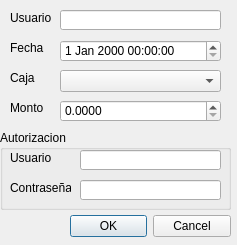
<?xml version="1.0" encoding="UTF-8"?>
<ui version="4.0">
 <class>frmApertura</class>
 <widget class="QDialog" name="frmApertura">
  <property name="windowModality">
   <enum>Qt::ApplicationModal</enum>
  </property>
  <property name="geometry">
   <rect>
    <x>0</x>
    <y>0</y>
    <width>237</width>
    <height>245</height>
   </rect>
  </property>
  <property name="windowTitle">
   <string>Apertura de Caja</string>
  </property>
  <widget class="QDoubleSpinBox" name="txtMonto">
   <property name="geometry">
    <rect>
     <x>60</x>
     <y>100</y>
     <width>161</width>
     <height>22</height>
    </rect>
   </property>
   <property name="decimals">
    <number>4</number>
   </property>
   <property name="maximum">
    <double>1000000000.000000000000000</double>
   </property>
  </widget>
  <widget class="QLabel" name="label">
   <property name="geometry">
    <rect>
     <x>10</x>
     <y>70</y>
     <width>31</width>
     <height>16</height>
    </rect>
   </property>
   <property name="text">
    <string>Caja</string>
   </property>
  </widget>
  <widget class="QLabel" name="label_2">
   <property name="geometry">
    <rect>
     <x>10</x>
     <y>100</y>
     <width>41</width>
     <height>16</height>
    </rect>
   </property>
   <property name="text">
    <string>Monto</string>
   </property>
  </widget>
  <widget class="QLabel" name="label_4">
   <property name="geometry">
    <rect>
     <x>10</x>
     <y>10</y>
     <width>41</width>
     <height>16</height>
    </rect>
   </property>
   <property name="text">
    <string>Usuario</string>
   </property>
  </widget>
  <widget class="QLineEdit" name="txtUsuario">
   <property name="geometry">
    <rect>
     <x>60</x>
     <y>10</y>
     <width>161</width>
     <height>20</height>
    </rect>
   </property>
   <property name="readOnly">
    <bool>false</bool>
   </property>
  </widget>
  <widget class="QLabel" name="label_3">
   <property name="geometry">
    <rect>
     <x>10</x>
     <y>40</y>
     <width>41</width>
     <height>16</height>
    </rect>
   </property>
   <property name="text">
    <string>Fecha</string>
   </property>
  </widget>
  <widget class="QComboBox" name="cboCaja">
   <property name="geometry">
    <rect>
     <x>60</x>
     <y>70</y>
     <width>161</width>
     <height>22</height>
    </rect>
   </property>
  </widget>
  <widget class="QDateTimeEdit" name="dtFechaTime">
   <property name="geometry">
    <rect>
     <x>60</x>
     <y>40</y>
     <width>161</width>
     <height>22</height>
    </rect>
   </property>
  </widget>
  <widget class="QGroupBox" name="groupBox">
   <property name="geometry">
    <rect>
     <x>0</x>
     <y>130</y>
     <width>231</width>
     <height>80</height>
    </rect>
   </property>
   <property name="title">
    <string>Autorizacion</string>
   </property>
   <widget class="QLineEdit" name="txtUser">
    <property name="geometry">
     <rect>
      <x>80</x>
      <y>20</y>
      <width>141</width>
      <height>20</height>
     </rect>
    </property>
    <property name="readOnly">
     <bool>false</bool>
    </property>
   </widget>
   <widget class="QLabel" name="label_5">
    <property name="geometry">
     <rect>
      <x>10</x>
      <y>20</y>
      <width>41</width>
      <height>16</height>
     </rect>
    </property>
    <property name="text">
     <string>Usuario</string>
    </property>
   </widget>
   <widget class="QLineEdit" name="txtPassword">
    <property name="geometry">
     <rect>
      <x>80</x>
      <y>50</y>
      <width>141</width>
      <height>20</height>
     </rect>
    </property>
    <property name="readOnly">
     <bool>false</bool>
    </property>
   </widget>
   <widget class="QLabel" name="label_6">
    <property name="geometry">
     <rect>
      <x>10</x>
      <y>50</y>
      <width>61</width>
      <height>16</height>
     </rect>
    </property>
    <property name="text">
     <string>Contraseña</string>
    </property>
   </widget>
  </widget>
  <widget class="QDialogButtonBox" name="buttonBox">
   <property name="geometry">
    <rect>
     <x>70</x>
     <y>210</y>
     <width>161</width>
     <height>32</height>
    </rect>
   </property>
   <property name="orientation">
    <enum>Qt::Horizontal</enum>
   </property>
   <property name="standardButtons">
    <set>QDialogButtonBox::Cancel|QDialogButtonBox::Ok</set>
   </property>
  </widget>
 </widget>
 <tabstops>
  <tabstop>txtUsuario</tabstop>
  <tabstop>dtFechaTime</tabstop>
  <tabstop>cboCaja</tabstop>
  <tabstop>txtMonto</tabstop>
  <tabstop>buttonBox</tabstop>
 </tabstops>
 <resources/>
 <connections>
  <connection>
   <sender>buttonBox</sender>
   <signal>accepted()</signal>
   <receiver>frmApertura</receiver>
   <slot>accept()</slot>
   <hints>
    <hint type="sourcelabel">
     <x>248</x>
     <y>254</y>
    </hint>
    <hint type="destinationlabel">
     <x>157</x>
     <y>274</y>
    </hint>
   </hints>
  </connection>
  <connection>
   <sender>buttonBox</sender>
   <signal>rejected()</signal>
   <receiver>frmApertura</receiver>
   <slot>reject()</slot>
   <hints>
    <hint type="sourcelabel">
     <x>316</x>
     <y>260</y>
    </hint>
    <hint type="destinationlabel">
     <x>286</x>
     <y>274</y>
    </hint>
   </hints>
  </connection>
 </connections>
</ui>
